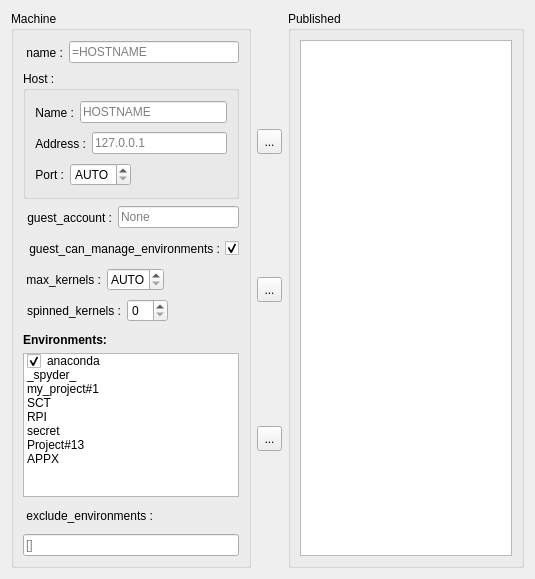
<?xml version="1.0" encoding="UTF-8"?>
<ui version="4.0">
 <class>Dialog</class>
 <widget class="QDialog" name="Dialog">
  <property name="geometry">
   <rect>
    <x>0</x>
    <y>0</y>
    <width>535</width>
    <height>579</height>
   </rect>
  </property>
  <property name="windowTitle">
   <string>Dialog</string>
  </property>
  <layout class="QHBoxLayout" name="horizontalLayout_2">
   <item>
    <widget class="QGroupBox" name="machineGroupBox">
     <property name="title">
      <string>Machine</string>
     </property>
     <layout class="QVBoxLayout" name="verticalLayout_5">
      <item>
       <layout class="QHBoxLayout" name="horizontalLayout_5">
        <item>
         <widget class="QLabel" name="label">
          <property name="sizePolicy">
           <sizepolicy hsizetype="Minimum" vsizetype="Fixed">
            <horstretch>0</horstretch>
            <verstretch>0</verstretch>
           </sizepolicy>
          </property>
          <property name="minimumSize">
           <size>
            <width>0</width>
            <height>25</height>
           </size>
          </property>
          <property name="maximumSize">
           <size>
            <width>16777215</width>
            <height>25</height>
           </size>
          </property>
          <property name="text">
           <string> name :</string>
          </property>
          <property name="alignment">
           <set>Qt::AlignRight|Qt::AlignTrailing|Qt::AlignVCenter</set>
          </property>
         </widget>
        </item>
        <item>
         <widget class="QLineEdit" name="serviceName">
          <property name="placeholderText">
           <string>=HOSTNAME</string>
          </property>
          <property name="clearButtonEnabled">
           <bool>true</bool>
          </property>
         </widget>
        </item>
       </layout>
      </item>
      <item>
       <widget class="QGroupBox" name="groupBox">
        <property name="title">
         <string>Host :</string>
        </property>
        <layout class="QVBoxLayout" name="verticalLayout_4">
         <item>
          <layout class="QHBoxLayout" name="horizontalLayout_11">
           <item>
            <widget class="QLabel" name="label_9">
             <property name="sizePolicy">
              <sizepolicy hsizetype="Minimum" vsizetype="Fixed">
               <horstretch>0</horstretch>
               <verstretch>0</verstretch>
              </sizepolicy>
             </property>
             <property name="minimumSize">
              <size>
               <width>0</width>
               <height>25</height>
              </size>
             </property>
             <property name="maximumSize">
              <size>
               <width>16777215</width>
               <height>25</height>
              </size>
             </property>
             <property name="text">
              <string>Name :</string>
             </property>
             <property name="alignment">
              <set>Qt::AlignRight|Qt::AlignTrailing|Qt::AlignVCenter</set>
             </property>
            </widget>
           </item>
           <item>
            <widget class="QLineEdit" name="hostName">
             <property name="placeholderText">
              <string>HOSTNAME</string>
             </property>
             <property name="clearButtonEnabled">
              <bool>true</bool>
             </property>
            </widget>
           </item>
          </layout>
         </item>
         <item>
          <layout class="QHBoxLayout" name="horizontalLayout_9">
           <item>
            <widget class="QLabel" name="label_7">
             <property name="sizePolicy">
              <sizepolicy hsizetype="Minimum" vsizetype="Fixed">
               <horstretch>0</horstretch>
               <verstretch>0</verstretch>
              </sizepolicy>
             </property>
             <property name="minimumSize">
              <size>
               <width>0</width>
               <height>25</height>
              </size>
             </property>
             <property name="maximumSize">
              <size>
               <width>16777215</width>
               <height>25</height>
              </size>
             </property>
             <property name="text">
              <string>Address :</string>
             </property>
             <property name="alignment">
              <set>Qt::AlignRight|Qt::AlignTrailing|Qt::AlignVCenter</set>
             </property>
            </widget>
           </item>
           <item>
            <widget class="QLineEdit" name="hostAddress">
             <property name="placeholderText">
              <string>127.0.0.1</string>
             </property>
             <property name="clearButtonEnabled">
              <bool>true</bool>
             </property>
            </widget>
           </item>
          </layout>
         </item>
         <item>
          <layout class="QHBoxLayout" name="horizontalLayout_10">
           <item>
            <widget class="QLabel" name="label_8">
             <property name="sizePolicy">
              <sizepolicy hsizetype="Minimum" vsizetype="Fixed">
               <horstretch>0</horstretch>
               <verstretch>0</verstretch>
              </sizepolicy>
             </property>
             <property name="minimumSize">
              <size>
               <width>0</width>
               <height>25</height>
              </size>
             </property>
             <property name="maximumSize">
              <size>
               <width>16777215</width>
               <height>25</height>
              </size>
             </property>
             <property name="text">
              <string>Port :</string>
             </property>
             <property name="alignment">
              <set>Qt::AlignRight|Qt::AlignTrailing|Qt::AlignVCenter</set>
             </property>
            </widget>
           </item>
           <item>
            <widget class="QSpinBox" name="hostPort">
             <property name="sizePolicy">
              <sizepolicy hsizetype="Maximum" vsizetype="Fixed">
               <horstretch>0</horstretch>
               <verstretch>0</verstretch>
              </sizepolicy>
             </property>
             <property name="specialValueText">
              <string>AUTO</string>
             </property>
             <property name="minimum">
              <number>0</number>
             </property>
             <property name="maximum">
              <number>65535</number>
             </property>
             <property name="value">
              <number>0</number>
             </property>
            </widget>
           </item>
           <item>
            <spacer name="horizontalSpacer_7">
             <property name="orientation">
              <enum>Qt::Horizontal</enum>
             </property>
             <property name="sizeHint" stdset="0">
              <size>
               <width>40</width>
               <height>20</height>
              </size>
             </property>
            </spacer>
           </item>
          </layout>
         </item>
        </layout>
       </widget>
      </item>
      <item>
       <layout class="QHBoxLayout" name="horizontalLayout_6">
        <item>
         <widget class="QLabel" name="label_4">
          <property name="sizePolicy">
           <sizepolicy hsizetype="Minimum" vsizetype="Fixed">
            <horstretch>0</horstretch>
            <verstretch>0</verstretch>
           </sizepolicy>
          </property>
          <property name="minimumSize">
           <size>
            <width>0</width>
            <height>25</height>
           </size>
          </property>
          <property name="maximumSize">
           <size>
            <width>16777215</width>
            <height>25</height>
           </size>
          </property>
          <property name="layoutDirection">
           <enum>Qt::LeftToRight</enum>
          </property>
          <property name="text">
           <string> guest_account :</string>
          </property>
          <property name="alignment">
           <set>Qt::AlignRight|Qt::AlignTrailing|Qt::AlignVCenter</set>
          </property>
         </widget>
        </item>
        <item>
         <widget class="QLineEdit" name="guestAccount">
          <property name="placeholderText">
           <string>None</string>
          </property>
          <property name="clearButtonEnabled">
           <bool>true</bool>
          </property>
         </widget>
        </item>
       </layout>
      </item>
      <item>
       <layout class="QHBoxLayout" name="horizontalLayout_3">
        <item>
         <widget class="QCheckBox" name="allow_guest_environments">
          <property name="sizePolicy">
           <sizepolicy hsizetype="Minimum" vsizetype="Fixed">
            <horstretch>0</horstretch>
            <verstretch>0</verstretch>
           </sizepolicy>
          </property>
          <property name="minimumSize">
           <size>
            <width>0</width>
            <height>25</height>
           </size>
          </property>
          <property name="maximumSize">
           <size>
            <width>16777215</width>
            <height>25</height>
           </size>
          </property>
          <property name="layoutDirection">
           <enum>Qt::RightToLeft</enum>
          </property>
          <property name="text">
           <string>guest_can_manage_environments :</string>
          </property>
          <property name="checked">
           <bool>true</bool>
          </property>
         </widget>
        </item>
        <item>
         <spacer name="horizontalSpacer_2">
          <property name="orientation">
           <enum>Qt::Horizontal</enum>
          </property>
          <property name="sizeHint" stdset="0">
           <size>
            <width>40</width>
            <height>20</height>
           </size>
          </property>
         </spacer>
        </item>
       </layout>
      </item>
      <item>
       <layout class="QHBoxLayout" name="horizontalLayout_7">
        <item>
         <widget class="QLabel" name="label_3">
          <property name="sizePolicy">
           <sizepolicy hsizetype="Minimum" vsizetype="Fixed">
            <horstretch>0</horstretch>
            <verstretch>0</verstretch>
           </sizepolicy>
          </property>
          <property name="minimumSize">
           <size>
            <width>0</width>
            <height>25</height>
           </size>
          </property>
          <property name="maximumSize">
           <size>
            <width>16777215</width>
            <height>25</height>
           </size>
          </property>
          <property name="text">
           <string> max_kernels :</string>
          </property>
          <property name="alignment">
           <set>Qt::AlignRight|Qt::AlignTrailing|Qt::AlignVCenter</set>
          </property>
         </widget>
        </item>
        <item>
         <widget class="QSpinBox" name="max_kernels">
          <property name="sizePolicy">
           <sizepolicy hsizetype="Preferred" vsizetype="Fixed">
            <horstretch>0</horstretch>
            <verstretch>0</verstretch>
           </sizepolicy>
          </property>
          <property name="specialValueText">
           <string>AUTO</string>
          </property>
          <property name="minimum">
           <number>0</number>
          </property>
          <property name="maximum">
           <number>16</number>
          </property>
          <property name="value">
           <number>0</number>
          </property>
         </widget>
        </item>
        <item>
         <spacer name="horizontalSpacer_5">
          <property name="orientation">
           <enum>Qt::Horizontal</enum>
          </property>
          <property name="sizeHint" stdset="0">
           <size>
            <width>40</width>
            <height>20</height>
           </size>
          </property>
         </spacer>
        </item>
       </layout>
      </item>
      <item>
       <layout class="QHBoxLayout" name="horizontalLayout_8">
        <item>
         <widget class="QLabel" name="label_5">
          <property name="sizePolicy">
           <sizepolicy hsizetype="Minimum" vsizetype="Fixed">
            <horstretch>0</horstretch>
            <verstretch>0</verstretch>
           </sizepolicy>
          </property>
          <property name="minimumSize">
           <size>
            <width>0</width>
            <height>25</height>
           </size>
          </property>
          <property name="maximumSize">
           <size>
            <width>16777215</width>
            <height>25</height>
           </size>
          </property>
          <property name="text">
           <string> spinned_kernels :</string>
          </property>
          <property name="alignment">
           <set>Qt::AlignRight|Qt::AlignTrailing|Qt::AlignVCenter</set>
          </property>
         </widget>
        </item>
        <item>
         <widget class="QSpinBox" name="spinned_kernels">
          <property name="sizePolicy">
           <sizepolicy hsizetype="Preferred" vsizetype="Fixed">
            <horstretch>0</horstretch>
            <verstretch>0</verstretch>
           </sizepolicy>
          </property>
          <property name="specialValueText">
           <string/>
          </property>
          <property name="minimum">
           <number>0</number>
          </property>
          <property name="maximum">
           <number>16</number>
          </property>
          <property name="value">
           <number>0</number>
          </property>
         </widget>
        </item>
        <item>
         <spacer name="horizontalSpacer_4">
          <property name="orientation">
           <enum>Qt::Horizontal</enum>
          </property>
          <property name="sizeHint" stdset="0">
           <size>
            <width>40</width>
            <height>20</height>
           </size>
          </property>
         </spacer>
        </item>
       </layout>
      </item>
      <item>
       <layout class="QVBoxLayout" name="verticalLayout">
        <item>
         <widget class="QLabel" name="label_2">
          <property name="sizePolicy">
           <sizepolicy hsizetype="Expanding" vsizetype="Fixed">
            <horstretch>0</horstretch>
            <verstretch>0</verstretch>
           </sizepolicy>
          </property>
          <property name="minimumSize">
           <size>
            <width>0</width>
            <height>18</height>
           </size>
          </property>
          <property name="maximumSize">
           <size>
            <width>16777215</width>
            <height>18</height>
           </size>
          </property>
          <property name="font">
           <font>
            <weight>75</weight>
            <bold>true</bold>
           </font>
          </property>
          <property name="text">
           <string>Environments:</string>
          </property>
          <property name="alignment">
           <set>Qt::AlignBottom|Qt::AlignLeading|Qt::AlignLeft</set>
          </property>
         </widget>
        </item>
        <item>
         <widget class="QListWidget" name="environments">
          <property name="sizePolicy">
           <sizepolicy hsizetype="Expanding" vsizetype="Expanding">
            <horstretch>0</horstretch>
            <verstretch>0</verstretch>
           </sizepolicy>
          </property>
          <property name="sizeAdjustPolicy">
           <enum>QAbstractScrollArea::AdjustToContents</enum>
          </property>
          <property name="showDropIndicator" stdset="0">
           <bool>false</bool>
          </property>
          <item>
           <property name="text">
            <string>anaconda</string>
           </property>
           <property name="checkState">
            <enum>Checked</enum>
           </property>
           <property name="flags">
            <set>ItemIsSelectable|ItemIsUserCheckable|ItemIsEnabled</set>
           </property>
          </item>
          <item>
           <property name="text">
            <string>_spyder_</string>
           </property>
           <property name="checkState">
            <enum>Unchecked</enum>
           </property>
           <property name="flags">
            <set>ItemIsSelectable|ItemIsUserCheckable|ItemIsEnabled</set>
           </property>
          </item>
          <item>
           <property name="text">
            <string>my_project#1</string>
           </property>
           <property name="checkState">
            <enum>Unchecked</enum>
           </property>
          </item>
          <item>
           <property name="text">
            <string>SCT</string>
           </property>
           <property name="checkState">
            <enum>Unchecked</enum>
           </property>
           <property name="flags">
            <set>ItemIsSelectable|ItemIsUserCheckable|ItemIsEnabled</set>
           </property>
          </item>
          <item>
           <property name="text">
            <string>RPI</string>
           </property>
           <property name="checkState">
            <enum>Unchecked</enum>
           </property>
           <property name="flags">
            <set>ItemIsSelectable|ItemIsUserCheckable|ItemIsEnabled</set>
           </property>
          </item>
          <item>
           <property name="text">
            <string>secret</string>
           </property>
           <property name="checkState">
            <enum>Unchecked</enum>
           </property>
           <property name="flags">
            <set>ItemIsSelectable|ItemIsUserCheckable|ItemIsEnabled</set>
           </property>
          </item>
          <item>
           <property name="text">
            <string>Project#13</string>
           </property>
           <property name="checkState">
            <enum>Unchecked</enum>
           </property>
           <property name="flags">
            <set>ItemIsSelectable|ItemIsUserCheckable|ItemIsEnabled</set>
           </property>
          </item>
          <item>
           <property name="text">
            <string>APPX</string>
           </property>
           <property name="checkState">
            <enum>Unchecked</enum>
           </property>
           <property name="flags">
            <set>ItemIsSelectable|ItemIsUserCheckable|ItemIsEnabled</set>
           </property>
          </item>
         </widget>
        </item>
       </layout>
      </item>
      <item>
       <layout class="QVBoxLayout" name="verticalLayout_2">
        <item>
         <layout class="QHBoxLayout" name="horizontalLayout">
          <item>
           <widget class="QLabel" name="label_6">
            <property name="sizePolicy">
             <sizepolicy hsizetype="Minimum" vsizetype="Fixed">
              <horstretch>0</horstretch>
              <verstretch>0</verstretch>
             </sizepolicy>
            </property>
            <property name="minimumSize">
             <size>
              <width>0</width>
              <height>25</height>
             </size>
            </property>
            <property name="maximumSize">
             <size>
              <width>16777215</width>
              <height>25</height>
             </size>
            </property>
            <property name="text">
             <string> exclude_environments :</string>
            </property>
            <property name="alignment">
             <set>Qt::AlignRight|Qt::AlignTrailing|Qt::AlignVCenter</set>
            </property>
           </widget>
          </item>
          <item>
           <spacer name="horizontalSpacer_6">
            <property name="orientation">
             <enum>Qt::Horizontal</enum>
            </property>
            <property name="sizeHint" stdset="0">
             <size>
              <width>40</width>
              <height>20</height>
             </size>
            </property>
           </spacer>
          </item>
         </layout>
        </item>
        <item>
         <widget class="QLineEdit" name="exclude_environments">
          <property name="toolTip">
           <string>Needs to be a python list</string>
          </property>
          <property name="placeholderText">
           <string>[]</string>
          </property>
          <property name="clearButtonEnabled">
           <bool>true</bool>
          </property>
         </widget>
        </item>
       </layout>
      </item>
     </layout>
    </widget>
   </item>
   <item>
    <layout class="QVBoxLayout" name="verticalLayout_3">
     <item>
      <spacer name="verticalSpacer">
       <property name="orientation">
        <enum>Qt::Vertical</enum>
       </property>
       <property name="sizeHint" stdset="0">
        <size>
         <width>20</width>
         <height>40</height>
        </size>
       </property>
      </spacer>
     </item>
     <item>
      <widget class="QToolButton" name="publish">
       <property name="minimumSize">
        <size>
         <width>25</width>
         <height>25</height>
        </size>
       </property>
       <property name="maximumSize">
        <size>
         <width>25</width>
         <height>25</height>
        </size>
       </property>
       <property name="text">
        <string>...</string>
       </property>
      </widget>
     </item>
     <item>
      <spacer name="verticalSpacer_2">
       <property name="orientation">
        <enum>Qt::Vertical</enum>
       </property>
       <property name="sizeHint" stdset="0">
        <size>
         <width>20</width>
         <height>40</height>
        </size>
       </property>
      </spacer>
     </item>
     <item>
      <widget class="QToolButton" name="update">
       <property name="minimumSize">
        <size>
         <width>25</width>
         <height>25</height>
        </size>
       </property>
       <property name="maximumSize">
        <size>
         <width>25</width>
         <height>25</height>
        </size>
       </property>
       <property name="text">
        <string>...</string>
       </property>
      </widget>
     </item>
     <item>
      <spacer name="verticalSpacer_3">
       <property name="orientation">
        <enum>Qt::Vertical</enum>
       </property>
       <property name="sizeHint" stdset="0">
        <size>
         <width>20</width>
         <height>40</height>
        </size>
       </property>
      </spacer>
     </item>
     <item>
      <widget class="QToolButton" name="unpublish">
       <property name="minimumSize">
        <size>
         <width>25</width>
         <height>25</height>
        </size>
       </property>
       <property name="maximumSize">
        <size>
         <width>25</width>
         <height>25</height>
        </size>
       </property>
       <property name="text">
        <string>...</string>
       </property>
      </widget>
     </item>
     <item>
      <spacer name="verticalSpacer_4">
       <property name="orientation">
        <enum>Qt::Vertical</enum>
       </property>
       <property name="sizeHint" stdset="0">
        <size>
         <width>20</width>
         <height>40</height>
        </size>
       </property>
      </spacer>
     </item>
    </layout>
   </item>
   <item>
    <widget class="QGroupBox" name="publishGroupBox">
     <property name="title">
      <string>Published</string>
     </property>
     <layout class="QGridLayout" name="gridLayout">
      <item row="0" column="0">
       <widget class="QListWidget" name="published">
        <property name="editTriggers">
         <set>QAbstractItemView::SelectedClicked</set>
        </property>
        <property name="showDropIndicator" stdset="0">
         <bool>false</bool>
        </property>
        <property name="selectionBehavior">
         <enum>QAbstractItemView::SelectRows</enum>
        </property>
       </widget>
      </item>
     </layout>
    </widget>
   </item>
  </layout>
 </widget>
 <resources/>
 <connections/>
</ui>
